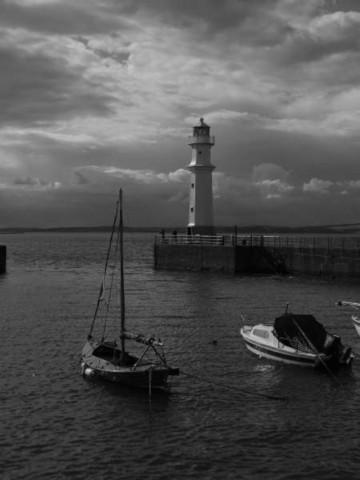
#> input picture Imagens/Farol.jpg, 360 x 480 px, found by its file name
$ python 'Histograma Imagem Cinza em Canais - Versão 1.2.0.py'
#> lines starting #> are read from the running program, lines starting #| are printed output that depends on the picture
#
########################################################################
# Importação das Bibliotecas Necessárias
########################################################################
#
import cv2 as cv
import numpy as np
from matplotlib import pyplot as plt
from pathlib import Path
import os

#
########################################################################
# Funções de Apoio
########################################################################
#
def LimpaTerminal ():
    if os.name == "nt":
       _ = os.system( "cls" )
    else:
      _ = os.system( "clear ")
    return ()

#
########################################################################
# Definições Gerais
########################################################################
#
NomeImagem = "Farol.jpg"
dirRaiz = Path.home()
dirBase = "/home/asoares/Insync/alexandre.asoares@gmail.com/OneDrive/Atividades/LocalCV"
dirImagem = "Imagens"
dirCaminhoImagem = str(Path(dirRaiz, dirBase, dirImagem, NomeImagem))

#
########################################################################
# Lendo a Imagem
########################################################################
#
ImagemBase = cv.imread ( dirCaminhoImagem, 0 )
#> ImagemBase is the input picture: shape (480, 360); min 0, max 220, mean 81.9

#
########################################################################
# Checando se a Imagem Foi Lida com Sucesso
########################################################################
#
if ImagemBase is None:
   LimpaTerminal ()
   print( "Não Foi Localizada a Imagem : ", NomeImagem)
   exit ()

#
########################################################################
# Gerando o Histograma
########################################################################
#
ImagemHistograma = cv.calcHist([ImagemBase], [0], None, [256], [0, 256])
#> ImagemHistograma = 256 values, max 1849 at index 42, min 0 at index 197, mean 675
ImagemBase = cv.cvtColor(ImagemBase, cv.COLOR_BGR2RGB)

#
########################################################################
# Apresentação dos Resultados
########################################################################
#
Grafico = plt.figure()

Grafico.add_subplot(1,2,1)
plt.plot(ImagemHistograma)
plt.title("Histograma")
plt.xlabel("Intensidade", fontweight='bold', fontsize=11)
plt.ylabel("# de Pixels", fontweight='bold', fontsize=11)
plt.title("Histograma", fontweight='bold', fontsize=11)

Grafico.add_subplot(1,2,2)
plt.imshow(ImagemBase )
plt.title("Imagem Original", fontweight='bold', fontsize=11)

plt.tight_layout()
plt.show()
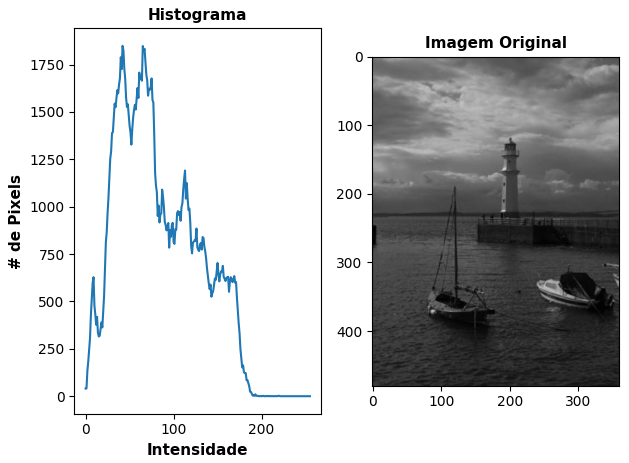
#> figure drawn by matplotlib, 2 panels; panel 1: curve peaks at x = 42, y = 1849

########################################################################
# FIM DO PROGRAMA
########################################################################

$ run again, with Imagens/Amigos.jpg copied over Imagens/Farol.jpg
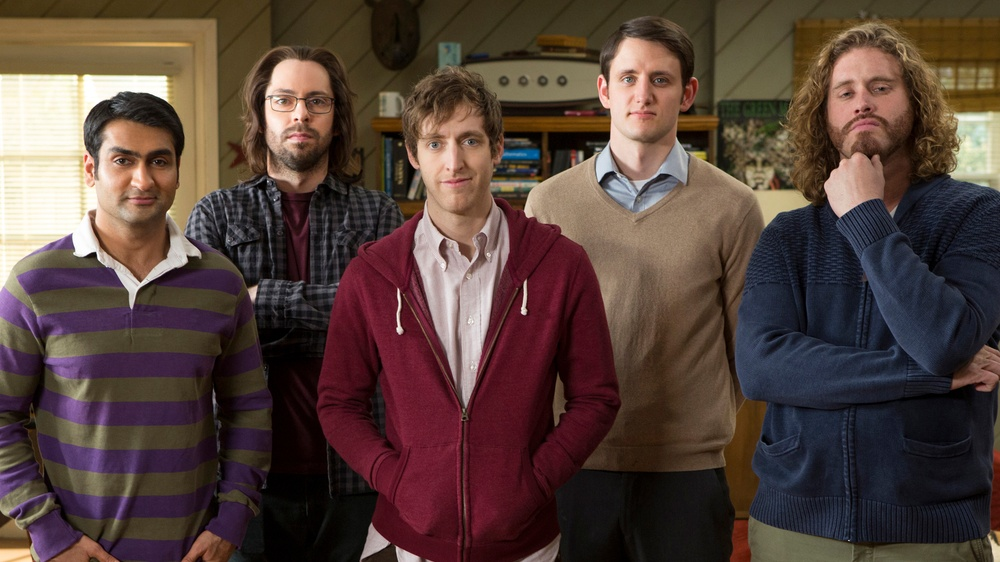
#> input picture Imagens/Amigos.jpg, 1000 x 562 px, shrunk from 1920 x 1080 before the run, found by its file name
#> `ImagemBase = cv.imread ( dirCaminhoImagem, 0 )`:
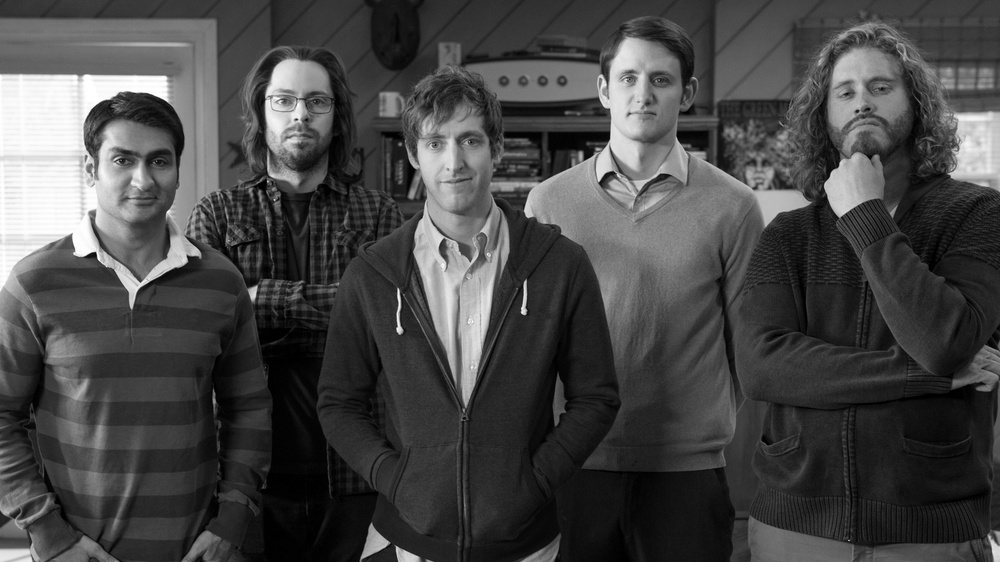
#> ImagemBase: shape (562, 1000); min 0, max 255, mean 70.6
#> ImagemHistograma = 256 values, max 7295 at index 39, min 250 at index 230, mean 2195.3
#> `plt.show()`:
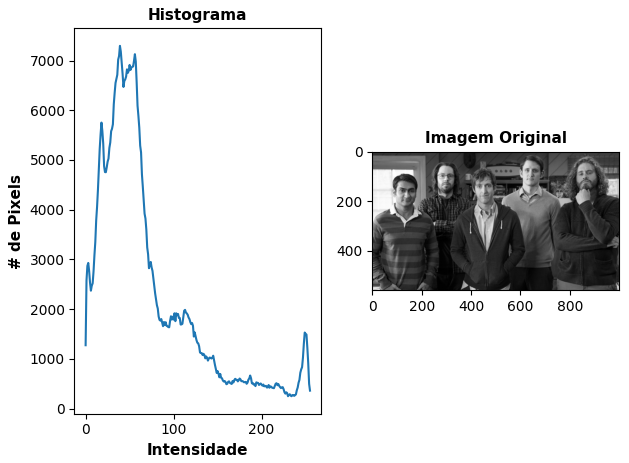
#> figure drawn by matplotlib, 2 panels; panel 1: curve peaks at x = 39, y = 7295

$ run again, with Imagens/AmigosEscritorio.jpg copied over Imagens/Farol.jpg
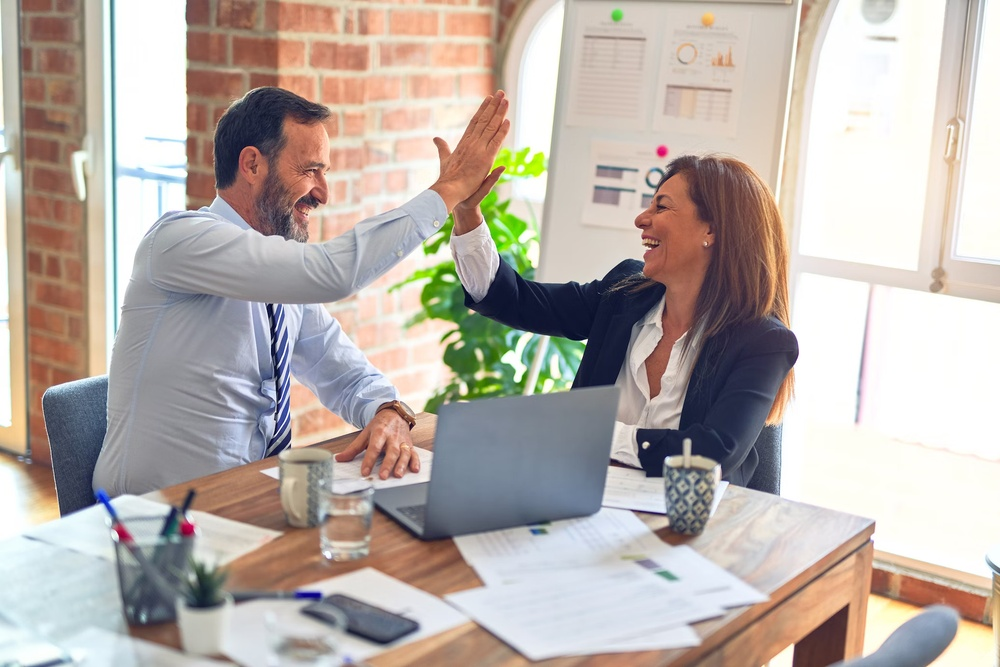
#> input picture Imagens/AmigosEscritorio.jpg, 1000 x 667 px, shrunk from 2070 x 1380 before the run, found by its file name
#> `ImagemBase = cv.imread ( dirCaminhoImagem, 0 )`:
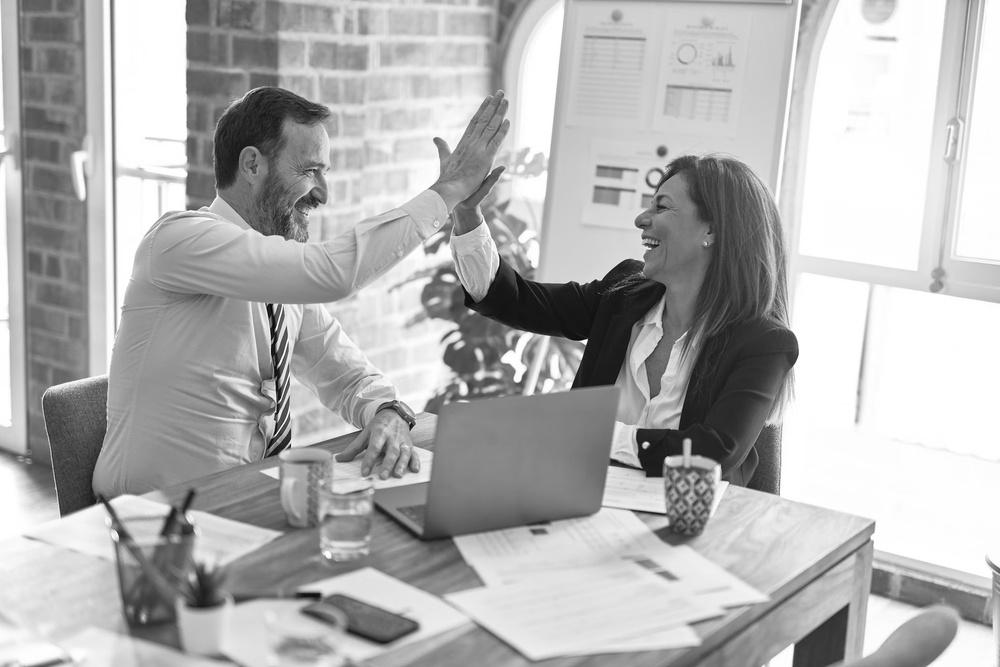
#> ImagemBase: shape (667, 1000); min 3, max 255, mean 177.9
#> ImagemHistograma = 256 values, max 54396 at index 255, min 0 at index 0, mean 2605.5
#> `plt.show()`:
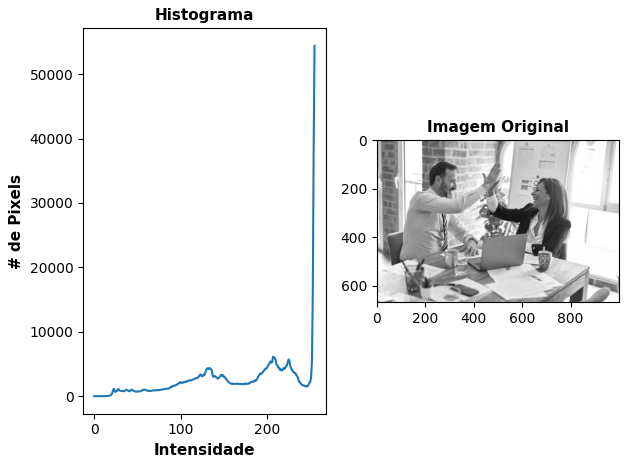
#> figure drawn by matplotlib, 2 panels; panel 1: curve peaks at x = 255, y = 54396
